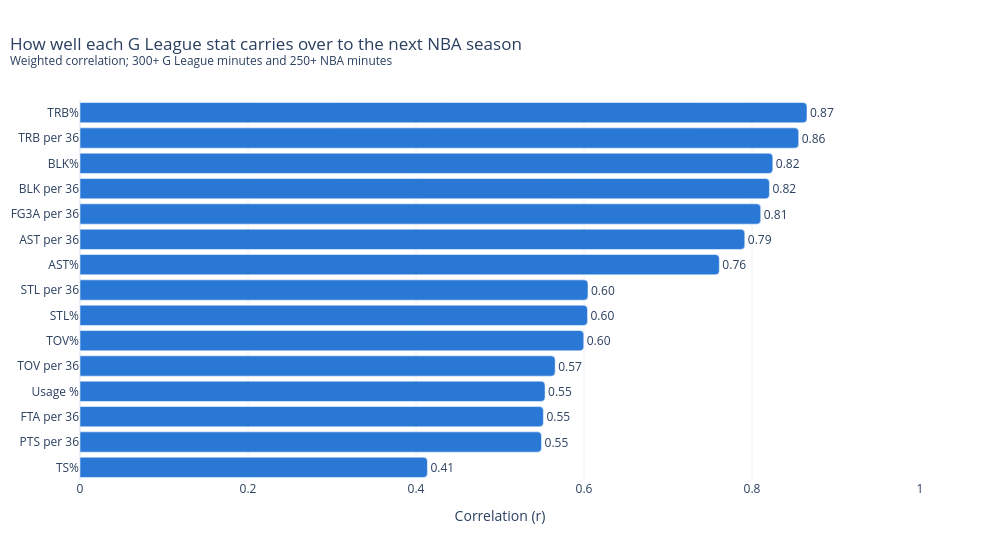

Notebook code for this chart:
### Markdown cell above
## G League → next NBA season

### Code cell
pairs = translation_pairs(gl, nba, lag=1)
table = translation_table(pairs)
plot_translation_r(table).show()

### Figure 1 — Plotly figure (JSON) as saved in the notebook; plotly's stock layout.template omitted (floating-point values rounded to 4 significant figures)
{"data": [{"customdata": [[59.13, 54.37, 0.9195, 460.0], [19.89, 13.48, 0.6777, 460.0], [3.713, 2.668, 0.7186, 460.0], [23.28, 17.17, 0.7377, 426.0], [2.693, 1.792, 0.6654, 460.0], [13.89, 12.64, 0.9105, 435.0], [1.919, 1.623, 0.8454, 426.0], [1.405, 1.185, 0.8431, 460.0], [16.17, 12.75, 0.7883, 426.0], [3.718, 3.106, 0.8354, 460.0], [5.084, 4.431, 0.8716, 460.0], [0.9206, 0.7052, 0.7661, 460.0], [2.243, 1.745, 0.7778, 426.0], [7.292, 6.198, 0.8501, 460.0], [11.0, 9.578, 0.871, 426.0]], "hovertemplate": "<b>%{y}</b><br>r = %{x:.3f} (n=%{customdata[3]})<br>G League %{customdata[0]:.1f} → NBA %{customdata[1]:.1f} (x%{customdata[2]:.2f})<extra></extra>", "marker": {"color": "#2a78d6", "cornerradius": 4}, "orientation": "h", "text": ["0.41", "0.55", "0.55", "0.55", "0.57", "0.60", "0.60", "0.60", "0.76", "0.79", "0.81", "0.82", "0.82", "0.86", "0.87"], "textposition": "outside", "type": "bar", "x": [0.4136, 0.5494, 0.5517, 0.5536, 0.5657, 0.5997, 0.6042, 0.6047, 0.7611, 0.7914, 0.8104, 0.8208, 0.8248, 0.8556, 0.8655], "y": ["TS%", "PTS per 36", "FTA per 36", "Usage %", "TOV per 36", "TOV%", "STL%", "STL per 36", "AST%", "AST per 36", "FG3A per 36", "BLK per 36", "BLK%", "TRB per 36", "TRB%"]}], "layout": {"height": 560, "hoverlabel": {"bgcolor": "white"}, "showlegend": false, "title": {"text": "How well each G League stat carries over to the next NBA season<br><sup>Weighted correlation; 300+ G League minutes and 250+ NBA minutes</sup>", "x": 0.01}, "width": 1000, "xaxis": {"range": [0, 1], "title": {"text": "Correlation (r)"}}}}
